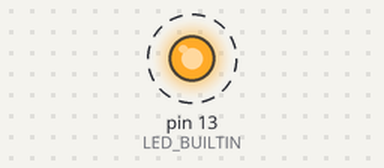
Simulated run of this sketch. Board: Arduino Uno, built with avr-gcc and run on an emulated ATmega328P. Shown: output pins drawn as LEDs (lit = HIGH). Dashed ring = blinking. What the sketch prints to the serial monitor is not drawn.

Above: at 0.2 s.
Timing chart, 0 to 3.0 s (numbered marks = the images above):
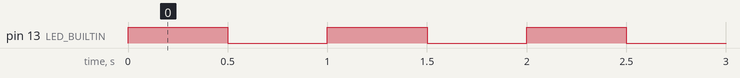

Measured:
- by itself, pin 13 (LED_BUILTIN): alternates HIGH for 0.50 s and LOW for 0.50 s

The sketch:

pile-4aa-uno.ino
```cpp
// Test pile pile-4aa : 6,4 V neuves sur VIN : la Uno démarre, puis s'éteint sous 6,2 V (quelques secondes avec 1 mAh).
// La LED L clignote et la console compte les secondes tant que la carte tourne.
unsigned long secondes = 0;

void setup() {
  pinMode(LED_BUILTIN, OUTPUT);
  Serial.begin(9600);
}

void loop() {
  digitalWrite(LED_BUILTIN, HIGH);
  delay(500);
  digitalWrite(LED_BUILTIN, LOW);
  delay(500);
  secondes++;
  Serial.println(secondes);
}
```
